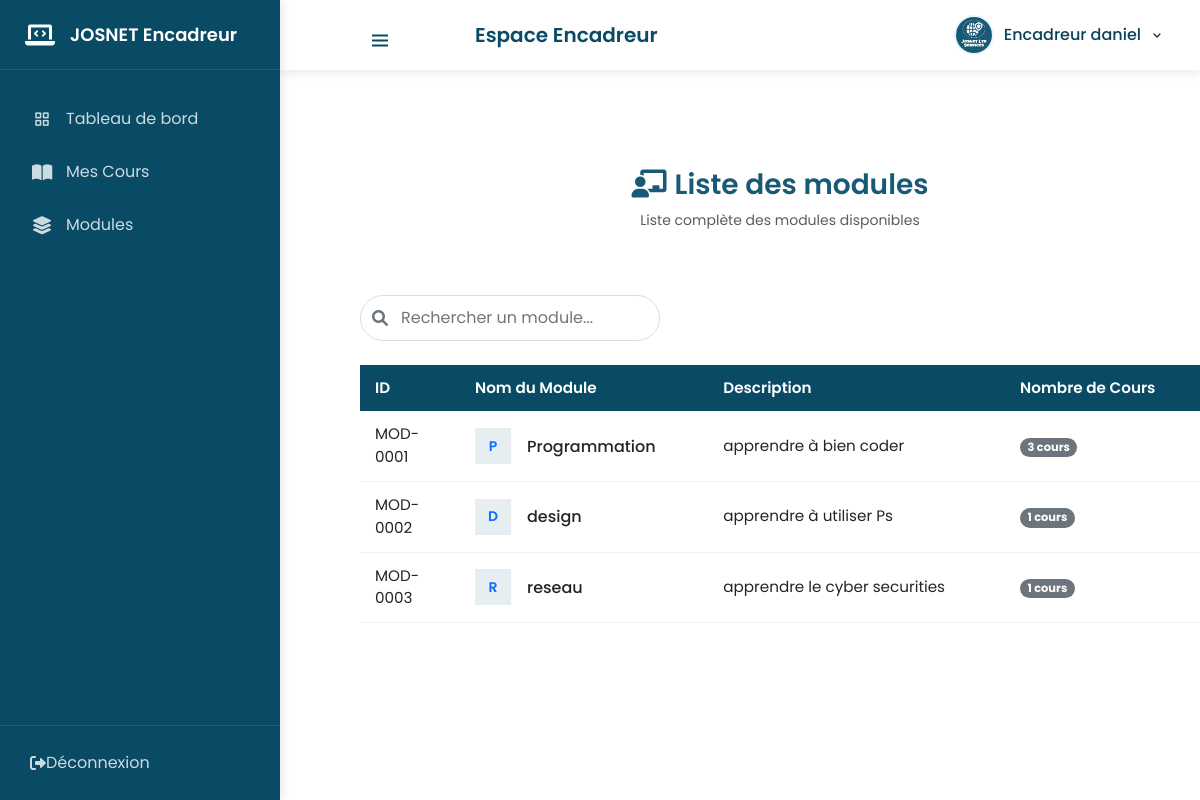
The page /liste_module_formateur (signed in) on the database its author committed.
### inscription/models.py (models this page shows, shortened)
class Module(models.Model):
    nom = models.CharField(max_length=100, unique=True)
    description = models.TextField()

### inscription/views.py (the view)
# urls.py: path('liste_module_formateur', module_formateur, name='liste_module_formateur'),
@login_required(login_url='login')
def module_formateur(request):
    modules = Module.objects.all()
    return render(request, 'liste_module_formateur.html', {'modules': modules})

### inscription/templates/liste_module_formateur.html (shortened to what this page needs)
{% extends 'index_formateur.html' %}
{% load static %}
{% block content %}
<br><br><br><br><br><br><br>
<div class="table-container">
    <div class="table-header text-center">
        <div class="header-content">
            <h3 class="table-title">
                <i class="fas fa-chalkboard-teacher me-2"></i>Liste des modules
            </h3>
            <p class="table-subtitle text-muted mb-3">Liste complète des modules disponibles</p>
        </div>
    </div>
    <div class="table-controls mb-4">
        <div class="search-box">
            <i class="fas fa-search"></i>
            <input type="text" class="search-input" placeholder="Rechercher un module..." data-search-table>
        </div>
    </div>
    <div class="table-responsive">
        <table class="professional-table">
            <thead>
                <tr>
                    <th width="100">ID</th>
                    <th>Nom du Module</th>
                    <th>Description</th>
                    <th>Nombre de Cours</th>
                </tr>
            </thead>
            <tbody>
                {% for module in modules %}
                <tr>
                    <td>MOD-{{ module.id|stringformat:"04d" }}</td>
                    <td>
                        <div class="d-flex align-items-center">
                            <div class="avatar-sm me-3">
                                <span class="avatar-text bg-primary-light text-primary">
                                    {{ module.nom|first|upper }}
                                </span>
                            </div>
                            <h6 class="mb-0">{{ module.nom }}</h6>
                        </div>
                    </td>
                    <td>{{ module.description|truncatechars:60 }}</td>
                    <td>
                        <span class="badge bg-secondary rounded-pill">
                            {{ module.cours_set.count }} cours
                        </span>
                    </td>
                </tr>
                {% endfor %}
            </tbody>
        </table>
    </div>
</div>
{% endblock %}

### inscription/templates/navform.html (shortened to what this page needs)
{% load static %}
<div class="admin-sidebar">
    <a href="{% url 'accueil' %}" class="sidebar-header" style="display: flex; align-items: center; text-decoration: none; color: inherit;">
    <i class="fas fa-laptop-code"></i>
    <span class="logo-name">JOSNET Encadreur</span>
</a>
    <ul class="sidebar-menu">
        <li class="menu-item">
            <a href="{% url 'dashformateur' %}">
                <i class="bx bx-grid-alt"></i>
                <span>Tableau de bord</span>
            </a>
        </li>
        <li class="menu-item">
            <a href="{% url 'liste_cours_formateur' %}">
                <i class="fas fa-book-open"></i>
                <span>Mes Cours</span>
            </a>
        </li>
        <li class="menu-item">
            <a href="{% url 'liste_module_formateur' %}">
                <i class="fas fa-layer-group"></i>
                <span>Modules</span>
            </a>
        </li>
    </ul>
    <div class="sidebar-footer">
        <a href="{% url 'creation_compte' %}" class="logout-btn">
            <i class="fas fa-sign-out-alt"></i>
            <span>Déconnexion</span>
        </a>
    </div>
</div>
<nav class="admin-topbar">
    <div class="left-section">
        <button class="sidebar-toggle">
            <i class="bx bx-menu"></i>
        </button>
        <h1 class="page-title">Espace Encadreur</h1>
    </div>
    <div class="right-section">
        <div class="profile-dropdown">
            <img src="{% static 'images/logo.jpg' %}" alt="Formateur" class="profile-img">
            <span class="admin-name">Encadreur {{user}}</span>
            <i class="bx bx-chevron-down"></i>
        </div>
    </div>
</nav>

### inscription/static/css/style.css (style rules this page uses)
* { margin: 0; padding: 0; box-sizing: border-box; font-family: "Poppins", sans-serif; }
input, textarea, select { margin-bottom: 10px; box-sizing: border-box; width: 100%; margin: 8px 0; padding: 8px 5px; border-radius: 5px; border: 1px solid #ccc; }
button { background-color: #185a76; color: white; width: 150px; height: 30px; border: 1px solid #ccc; font-size: 15px; border-radius: 5px; }

### inscription/templates/index_formateur.html (style rules this page uses)
.professional-table { width: 100%; border-collapse: separate; border-spacing: 0; font-size: 0.95rem; }
.professional-table thead th { background-color: var(--primary-color); color: white; padding: 12px 15px; font-weight: 600; position: sticky; top: 0; }
.professional-table tbody tr { transition: all 0.2s; }
.professional-table tbody td { padding: 12px 15px; border-bottom: 1px solid rgba(0, 0, 0, 0.05); }

### inscription/templates/navform.html (style rules this page uses)
:root { --primary-color: #094a65; --primary-dark: #0a435b; --primary-light: #e9f7fe; --sidebar-width: 280px; --topbar-height: 70px; --transition-speed: 0.3s; }
.admin-sidebar { position: fixed; top: 0; left: 0; width: var(--sidebar-width); height: 100vh; background: var(--primary-color); color: white; transition: all var(--transition-speed) ease; z-index: 1000; display: flex; flex-direction: column; box-shadow: 2px 0 10px rgba(0, 0, 0, 0.1); }
.sidebar-header { display: flex; align-items: center; padding: 0 25px; height: var(--topbar-height); border-bottom: 1px solid rgba(255, 255, 255, 0.1); }
.sidebar-header i { font-size: 24px; margin-right: 15px; color: white; }
.logo-name { font-size: 18px; font-weight: 600; color: white; }
.sidebar-menu { flex: 1; overflow-y: auto; padding: 20px 0; margin: 0; list-style: none; }
.menu-item { margin: 5px 15px; }
.menu-item a { display: flex; align-items: center; padding: 12px 15px; color: rgba(255, 255, 255, 0.8); text-decoration: none; border-radius: 6px; transition: all var(--transition-speed) ease; position: relative; }
.menu-item i { font-size: 18px; margin-right: 12px; width: 24px; text-align: center; }
.sidebar-footer { padding: 15px; border-top: 1px solid rgba(255, 255, 255, 0.1); }
.logout-btn { display: flex; align-items: center; padding: 10px 15px; color: rgba(255, 255, 255, 0.8); text-decoration: none; border-radius: 6px; transition: all var(--transition-speed) ease; }
.admin-topbar { position: fixed; top: 0; left: var(--sidebar-width); right: 0; height: var(--topbar-height); background: white; display: flex; align-items: center; justify-content: space-between; padding: 0 25px; box-shadow: 0 2px 10px rgba(0, 0, 0, 0.1); z-index: 999; transition: all var(--transition-speed) ease; }
.left-section { display: flex; align-items: center; }
.sidebar-toggle { background: none; border: none; font-size: 24px; color: var(--primary-color); margin-right: 20px; cursor: pointer; padding: 5px; border-radius: 4px; transition: all var(--transition-speed) ease; }
.page-title { font-size: 20px; font-weight: 600; color: var(--primary-color); margin: 0; }
.search-input { width: 100%; padding: 10px 15px 10px 45px; border: 1px solid #ddd; border-radius: 25px; outline: none; transition: all var(--transition-speed) ease; }
.right-section { display: flex; align-items: center; }
.profile-dropdown { position: relative; display: flex; align-items: center; cursor: pointer; padding: 5px 10px; border-radius: 25px; transition: all var(--transition-speed) ease; }
.profile-img { width: 40px; height: 40px; border-radius: 50%; object-fit: cover; margin-right: 10px; border: 2px solid var(--primary-light); }
.admin-name { font-weight: 500; color: var(--primary-dark); margin-right: 8px; }

### inscription/templates/liste_module_formateur.html (style rules this page uses)
.table-container { margin-left: 360px; }
.avatar-sm { width: 36px; height: 36px; border-radius: 50%; display: flex; align-items: center; justify-content: center; font-weight: 600; font-size: 0.875rem; }
.avatar-text { width: 100%; height: 100%; display: flex; align-items: center; justify-content: center; }
.search-box { position: relative; width: 300px; }
.search-box i { position: absolute; left: 12px; top: 50%; transform: translateY(-50%); color: #6c757d; }
.search-box input { padding-left: 40px; }
.table-subtitle { font-size: 0.875rem; }
.bg-primary-light { background-color: rgba(24, 90, 118, 0.1); }
.professional-table td { vertical-align: middle; }
.table-header { display: flex; flex-direction: column; align-items: center; margin-bottom: 2rem; }
.header-content { text-align: center; margin-bottom: 1rem; }
.table-title { color: #185a76; font-weight: 600; margin-bottom: 0.5rem; }

### rows shown on the page
Module: id "0001", nom|first "P", nom "Programmation", description "apprendre à bien coder", cours_set.count "3"
Module: id "0002", nom|first "D", nom "design", description "apprendre à utiliser Ps", cours_set.count "1"
Module: id "0003", nom|first "R", nom "reseau", description "apprendre le cyber securities", cours_set.count "1"

### other values the page prints
{{ user }} "daniel"
